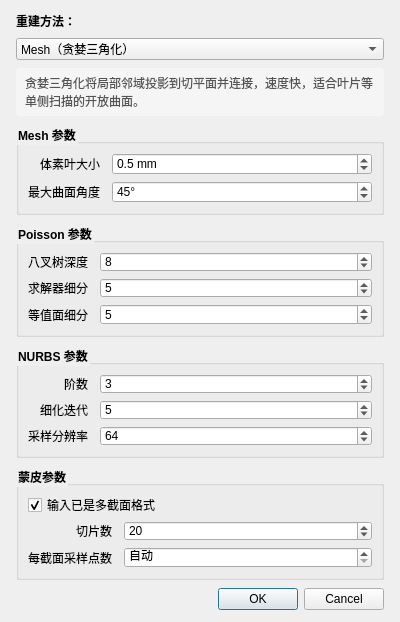
<?xml version="1.0" encoding="UTF-8"?>
<ui version="4.0">
 <class>ReconstSurfaceDialog</class>
 <widget class="QDialog" name="ReconstSurfaceDialog">
  <property name="geometry">
   <rect>
    <x>0</x>
    <y>0</y>
    <width>400</width>
    <height>600</height>
   </rect>
  </property>
  <property name="windowTitle">
   <string>曲面重建</string>
  </property>
  <property name="sizeGripEnabled">
   <bool>false</bool>
  </property>
  <layout class="QVBoxLayout" name="verticalLayout">
   <property name="spacing">
    <number>8</number>
   </property>
   <property name="leftMargin">
    <number>16</number>
   </property>
   <property name="topMargin">
    <number>12</number>
   </property>
   <property name="rightMargin">
    <number>16</number>
   </property>
   <property name="bottomMargin">
    <number>12</number>
   </property>
   <item>
    <widget class="QLabel" name="labelMethod">
     <property name="text">
      <string>重建方法：</string>
     </property>
     <property name="styleSheet">
      <string notr="true">font-weight: bold;</string>
     </property>
    </widget>
   </item>
   <item>
    <widget class="QComboBox" name="comboBox">
     <property name="toolTip">
      <string>选择从点云重建三角网格的算法</string>
     </property>
     <item>
      <property name="text">
       <string>Mesh（贪婪三角化）</string>
      </property>
     </item>
     <item>
      <property name="text">
       <string>Poisson（封闭曲面）</string>
      </property>
     </item>
     <item>
      <property name="text">
       <string>NURBS（光滑参数曲面）</string>
      </property>
     </item>
     <item>
      <property name="text">
       <string>蒙皮（Loft 放样）</string>
      </property>
     </item>
    </widget>
   </item>
   <item>
    <widget class="QLabel" name="labelMethodDesc">
     <property name="text">
      <string>贪婪三角化将局部邻域投影到切平面并连接，速度快，适合叶片等单侧扫描的开放曲面。</string>
     </property>
     <property name="wordWrap">
      <bool>true</bool>
     </property>
     <property name="styleSheet">
      <string notr="true">color: #555; padding: 6px; background: #f5f5f5; border-radius: 4px;</string>
     </property>
    </widget>
   </item>
   <item>
    <widget class="QGroupBox" name="groupBoxMesh">
     <property name="title">
      <string>Mesh 参数</string>
     </property>
     <property name="styleSheet">
      <string notr="true">QGroupBox { font-weight: bold; }</string>
     </property>
     <layout class="QFormLayout" name="formLayoutMesh">
      <property name="labelAlignment">
       <set>Qt::AlignRight|Qt::AlignTrailing|Qt::AlignVCenter</set>
      </property>
      <property name="formAlignment">
       <set>Qt::AlignHCenter|Qt::AlignTop</set>
      </property>
      <property name="horizontalSpacing">
       <number>12</number>
      </property>
      <property name="verticalSpacing">
       <number>6</number>
      </property>
      <item row="0" column="0">
       <widget class="QLabel" name="labelVoxel">
        <property name="text">
         <string>体素叶大小</string>
        </property>
       </widget>
      </item>
      <item row="0" column="1">
       <widget class="QDoubleSpinBox" name="spinBoxVoxel">
        <property name="suffix">
         <string> mm</string>
        </property>
        <property name="decimals">
         <number>1</number>
        </property>
        <property name="minimum">
         <double>0.100000000000000</double>
        </property>
        <property name="maximum">
         <double>10.000000000000000</double>
        </property>
        <property name="singleStep">
         <double>0.100000000000000</double>
        </property>
        <property name="stepType">
         <enum>QAbstractSpinBox::DefaultStepType</enum>
        </property>
        <property name="value">
         <double>0.500000000000000</double>
        </property>
        <property name="toolTip">
         <string>重建前对点云进行下采样的 3D 网格单元尺寸。值越小保留的细节越多，但计算量更大、对噪声更敏感；值越大速度越快但网格越粗糙。</string>
        </property>
       </widget>
      </item>
      <item row="1" column="0">
       <widget class="QLabel" name="labelAngle">
        <property name="text">
         <string>最大曲面角度</string>
        </property>
       </widget>
      </item>
      <item row="1" column="1">
       <widget class="QDoubleSpinBox" name="spinBoxMaxAngle">
        <property name="suffix">
         <string>°</string>
        </property>
        <property name="decimals">
         <number>0</number>
        </property>
        <property name="minimum">
         <double>10.000000000000000</double>
        </property>
        <property name="maximum">
         <double>120.000000000000000</double>
        </property>
        <property name="singleStep">
         <double>5.000000000000000</double>
        </property>
        <property name="value">
         <double>45.000000000000000</double>
        </property>
        <property name="toolTip">
         <string>相邻点法线之间仍被视为同一曲面的最大角度（度）。值越低强制更平滑的连接，有助于剔除尖锐伪影；值越高允许更锋利的边缘通过。</string>
        </property>
       </widget>
      </item>
     </layout>
    </widget>
   </item>
   <item>
    <widget class="QGroupBox" name="groupBoxPoisson">
     <property name="title">
      <string>Poisson 参数</string>
     </property>
     <property name="styleSheet">
      <string notr="true">QGroupBox { font-weight: bold; }</string>
     </property>
     <layout class="QFormLayout" name="formLayoutPoisson">
      <property name="labelAlignment">
       <set>Qt::AlignRight|Qt::AlignTrailing|Qt::AlignVCenter</set>
      </property>
      <property name="horizontalSpacing">
       <number>12</number>
      </property>
      <property name="verticalSpacing">
       <number>6</number>
      </property>
      <item row="0" column="0">
       <widget class="QLabel" name="labelPoissonDepth">
        <property name="text">
         <string>八叉树深度</string>
        </property>
       </widget>
      </item>
      <item row="0" column="1">
       <widget class="QSpinBox" name="spinBoxPoissonDepth">
        <property name="minimum">
         <number>5</number>
        </property>
        <property name="maximum">
         <number>12</number>
        </property>
        <property name="value">
         <number>8</number>
        </property>
        <property name="toolTip">
         <string>Poisson 重建所用八叉树的最大深度。每增加 1 级空间分辨率翻倍（8 级 ≈ 256³ 体素）。值越高细节越多，但内存和时间呈指数增长。</string>
        </property>
       </widget>
      </item>
      <item row="1" column="0">
       <widget class="QLabel" name="labelPoissonSolverDivide">
        <property name="text">
         <string>求解器细分</string>
        </property>
       </widget>
      </item>
      <item row="1" column="1">
       <widget class="QSpinBox" name="spinBoxPoissonSolverDivide">
        <property name="minimum">
         <number>3</number>
        </property>
        <property name="maximum">
         <number>10</number>
        </property>
        <property name="value">
         <number>5</number>
        </property>
        <property name="toolTip">
         <string>线性系统求解器的子网格采样因子（Gauss-Seidel 多重网格松弛参数）。值越高在更细的子网格上优化解，提高收敛精度，但求解时间更长。</string>
        </property>
       </widget>
      </item>
      <item row="2" column="0">
       <widget class="QLabel" name="labelPoissonIsoDivide">
        <property name="text">
         <string>等值面细分</string>
        </property>
       </widget>
      </item>
      <item row="2" column="1">
       <widget class="QSpinBox" name="spinBoxPoissonIsoDivide">
        <property name="minimum">
         <number>3</number>
        </property>
        <property name="maximum">
         <number>10</number>
        </property>
        <property name="value">
         <number>5</number>
        </property>
        <property name="toolTip">
         <string>Marching cubes 等值面提取的子采样因子。值越高以更细的分辨率采样隐式曲面，输出网格更密、更光滑。</string>
        </property>
       </widget>
      </item>
     </layout>
    </widget>
   </item>
   <item>
    <widget class="QGroupBox" name="groupBoxNurbs">
     <property name="title">
      <string>NURBS 参数</string>
     </property>
     <property name="styleSheet">
      <string notr="true">QGroupBox { font-weight: bold; }</string>
     </property>
     <layout class="QFormLayout" name="formLayoutNurbs">
      <property name="labelAlignment">
       <set>Qt::AlignRight|Qt::AlignTrailing|Qt::AlignVCenter</set>
      </property>
      <property name="horizontalSpacing">
       <number>12</number>
      </property>
      <property name="verticalSpacing">
       <number>6</number>
      </property>
      <item row="0" column="0">
       <widget class="QLabel" name="labelNurbsOrder">
        <property name="text">
         <string>阶数</string>
        </property>
       </widget>
      </item>
      <item row="0" column="1">
       <widget class="QSpinBox" name="spinBoxNurbsOrder">
        <property name="minimum">
         <number>2</number>
        </property>
        <property name="maximum">
         <number>6</number>
        </property>
        <property name="value">
         <number>3</number>
        </property>
        <property name="toolTip">
         <string>NURBS 曲面的多项式阶数（次数+1）。阶数 3（二次曲面）最常用——光滑且数值稳定。阶数越高曲面越平滑，但在噪声数据上可能产生振荡。</string>
        </property>
       </widget>
      </item>
      <item row="1" column="0">
       <widget class="QLabel" name="labelNurbsRefinement">
        <property name="text">
         <string>细化迭代</string>
        </property>
       </widget>
      </item>
      <item row="1" column="1">
       <widget class="QSpinBox" name="spinBoxNurbsRefinement">
        <property name="minimum">
         <number>1</number>
        </property>
        <property name="maximum">
         <number>20</number>
        </property>
        <property name="value">
         <number>5</number>
        </property>
        <property name="toolTip">
         <string>NURBS 拟合过程中迭代优化（组装+求解）的次数。每次迭代优化控制点位置以更好地逼近输入点云。迭代越多拟合越紧密，但耗时成正比增加。</string>
        </property>
       </widget>
      </item>
      <item row="2" column="0">
       <widget class="QLabel" name="labelNurbsResolution">
        <property name="text">
         <string>采样分辨率</string>
        </property>
       </widget>
      </item>
      <item row="2" column="1">
       <widget class="QSpinBox" name="spinBoxNurbsResolution">
        <property name="minimum">
         <number>16</number>
        </property>
        <property name="maximum">
         <number>256</number>
        </property>
        <property name="value">
         <number>64</number>
        </property>
        <property name="toolTip">
         <string>将拟合后的 NURBS 曲面三角化为网格时，每个参数方向上的采样点数。值越高输出网格越密越光滑（64 → 4096 个面片；256 → 65536 个面片）。</string>
        </property>
       </widget>
      </item>
     </layout>
    </widget>
   </item>
   <item>
    <widget class="QGroupBox" name="groupBoxLoft">
     <property name="title">
      <string>蒙皮参数</string>
     </property>
     <property name="styleSheet">
      <string notr="true">QGroupBox { font-weight: bold; }</string>
     </property>
     <layout class="QFormLayout" name="formLayoutLoft">
      <property name="labelAlignment">
       <set>Qt::AlignRight|Qt::AlignTrailing|Qt::AlignVCenter</set>
      </property>
      <property name="horizontalSpacing">
       <number>12</number>
      </property>
      <property name="verticalSpacing">
       <number>6</number>
      </property>
      <item row="0" column="0" colspan="2">
       <widget class="QCheckBox" name="checkBoxMultiSection">
        <property name="text">
         <string>输入已是多截面格式</string>
        </property>
        <property name="checked">
         <bool>true</bool>
        </property>
        <property name="toolTip">
         <string>勾选（输入已是多截面）：
· 若在列表中多选了多片点云 → 每片作为一个截面；
· 若只选一片、但其内部已含多个分离截面 → 沿主轴按间隙自动切分成多个截面（截面数由数据决定）。
不勾选：对单个选中点云先沿主轴 PCA 均匀切片，再蒙皮（切片数见下）。</string>
        </property>
       </widget>
      </item>
      <item row="1" column="0">
       <widget class="QLabel" name="labelLoftSlices">
        <property name="text">
         <string>切片数</string>
        </property>
       </widget>
      </item>
      <item row="1" column="1">
       <widget class="QSpinBox" name="spinBoxLoftSlices">
        <property name="minimum">
         <number>2</number>
        </property>
        <property name="maximum">
         <number>500</number>
        </property>
        <property name="value">
         <number>20</number>
        </property>
        <property name="toolTip">
         <string>未勾选“多截面格式”时，对单个点云沿主轴切成的截面数量。勾选时此项无效。</string>
        </property>
       </widget>
      </item>
      <item row="2" column="0">
       <widget class="QLabel" name="labelLoftResolution">
        <property name="text">
         <string>每截面采样点数</string>
        </property>
       </widget>
      </item>
      <item row="2" column="1">
       <widget class="QSpinBox" name="spinBoxLoftResolution">
        <property name="minimum">
         <number>0</number>
        </property>
        <property name="maximum">
         <number>100000</number>
        </property>
        <property name="singleStep">
         <number>1000</number>
        </property>
        <property name="value">
         <number>0</number>
        </property>
        <property name="specialValueText">
         <string>自动</string>
        </property>
        <property name="toolTip">
         <string>每个截面均匀化+重采样后的点数。0=自动（取各截面点数中位数，上限1000）；手动设置可控制细节精度，值越大越精细但计算越慢。</string>
        </property>
       </widget>
      </item>
     </layout>
    </widget>
   </item>
   <item>
    <widget class="QDialogButtonBox" name="buttonBox">
     <property name="orientation">
      <enum>Qt::Horizontal</enum>
     </property>
     <property name="standardButtons">
      <set>QDialogButtonBox::Cancel|QDialogButtonBox::Ok</set>
     </property>
    </widget>
   </item>
  </layout>
 </widget>
 <resources/>
 <connections/>
</ui>
